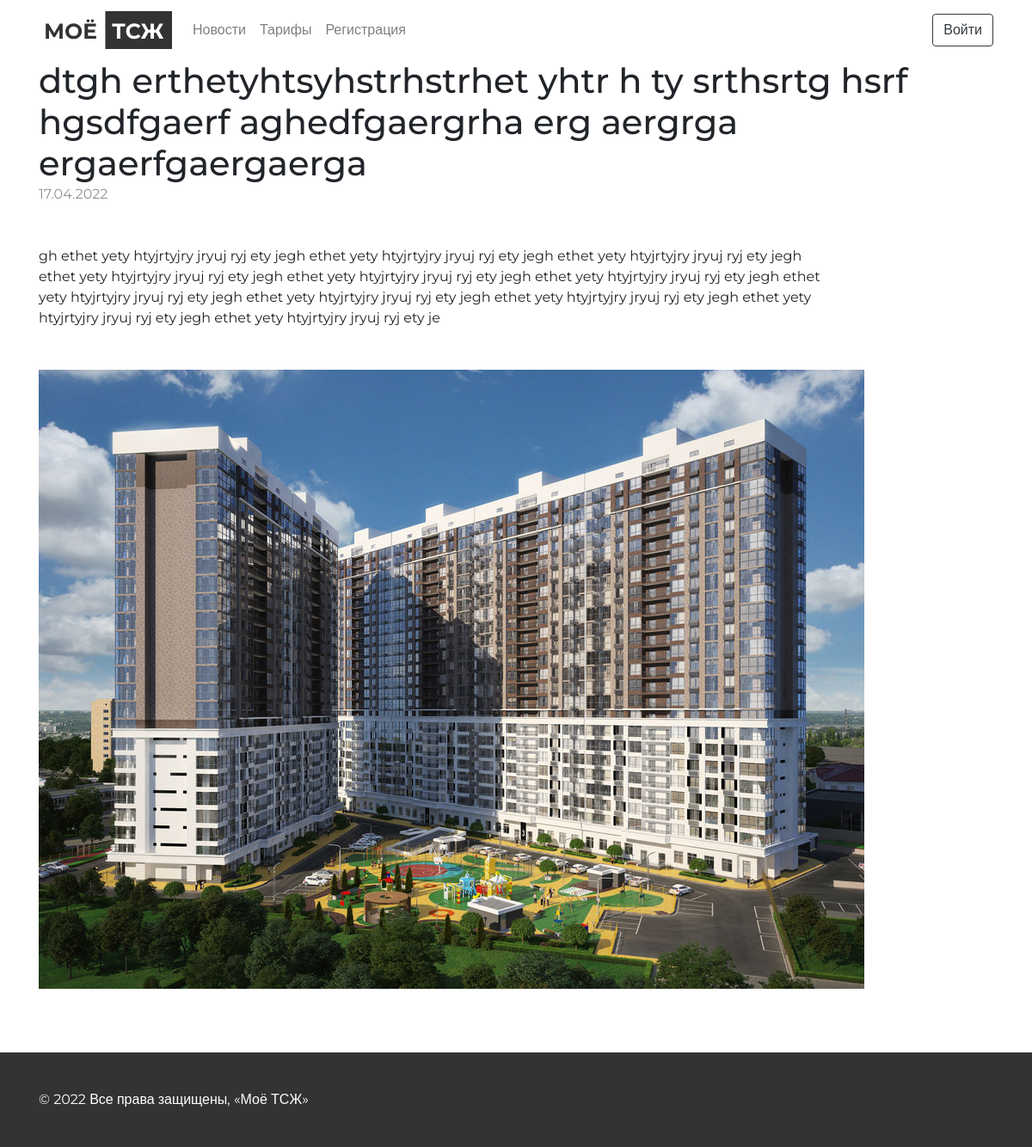
The page /reference/news/6/ on the database its author committed.
### reference/models.py (models this page shows, shortened)
class News(models.Model):
    title = models.CharField(max_length=255, verbose_name=_("Анонс"))
    image = models.ImageField(null=False, blank=False, verbose_name=_("Фото"))
    text = models.TextField(null=True, blank=True, verbose_name=_("Текст"))
    date = models.DateTimeField(
        default=datetime.now, verbose_name=_("Дата публикации")
    )
    class Meta:
        verbose_name = _("Новость")
        verbose_name_plural = _("Новости")

### reference/views.py (the view)
# urls.py: path("news/<int:pk>/", NewsDetailView.as_view(), name="news-detail"),
class NewsDetailView(DetailView):
    model = News
    template_name = "news/detail.html"

### templates/news/detail.html (shortened to what this page needs)
{% extends "base.html" %}
{% load static %}
{% block header %}
  {% include 'include/header.html' %}
{% endblock header %}
{% block content %}
  <section class="news-detail">
    <div class="container">
      <div class="row">
        <div class="col-12">
          <h1 class="news-detail__header">
            {{object.title}}
          </h1>
        </div>
        <div class="col-12">
          <p style="opacity: 0.5;" class="news-detail__date">
            {{ object.date|date:"d.m.Y" }}
          </p>
        </div>
        <div class="col-10 my-5">
          {{object.text | safe}}
        </div>
        <div class="col-12 mb-4">
          {% if object.image %}
            <img src="{{object.image.url}}" alt="" class="news-detail__img img-fluid">
          {% endif %}
        </div>
      </div>
    </div>
  </section>
{% endblock content%}
{% block footer %}
  {% include 'include/footer.html' %}
{% endblock footer %}

### static/css/main.css (style rules this page uses)
body { font-family: 'Montserrat', sans-serif; font-weight: 400; font-size: 16px; }
.account, .index, .registration, .news-detail, .news-list, .meter-readings, .tariff { padding-top: 70px; }
*, *::before, *::after { box-sizing: border-box; }
body, h1, h2, h3, h4, p, ul[class], ol[class], li, figure, figcaption, blockquote, dl, dd { margin: 0; }
body { min-height: 100vh; scroll-behavior: smooth; text-rendering: optimizeSpeed; line-height: 1.5; }
img { max-width: 100%; display: block; }

### rows shown on the page
News: title "dtgh erthetyhtsyhstrhstrhet yhtr h ty srthsrtg hsrf hgsdfgaerf aghedfgaergrha erg aergrga ergaerfgaergaerga", date "17.04.2022", text "gh ethet yety htyjrtyjry jryuj ryj ety jegh ethet yety htyjrtyjry jryuj ryj ety jegh ethet yety htyjrtyjry jryuj ryj ety jegh ethet yety htyjrtyjry jryuj ryj ety jegh ethet yety htyjrtyjry jryuj ryj ety jegh ethet yety htyjrtyjry jryuj ryj ety jegh ethet yety htyjrtyjry jryuj ryj ety jegh ethet yety htyjrtyjry jryuj ryj ety jegh ethet yety htyjrtyjry jryuj ryj ety jegh ethet yety htyjrtyjry jryuj ryj ety jegh ethet yety htyjrtyjry jryuj ryj ety je", image (picture)
